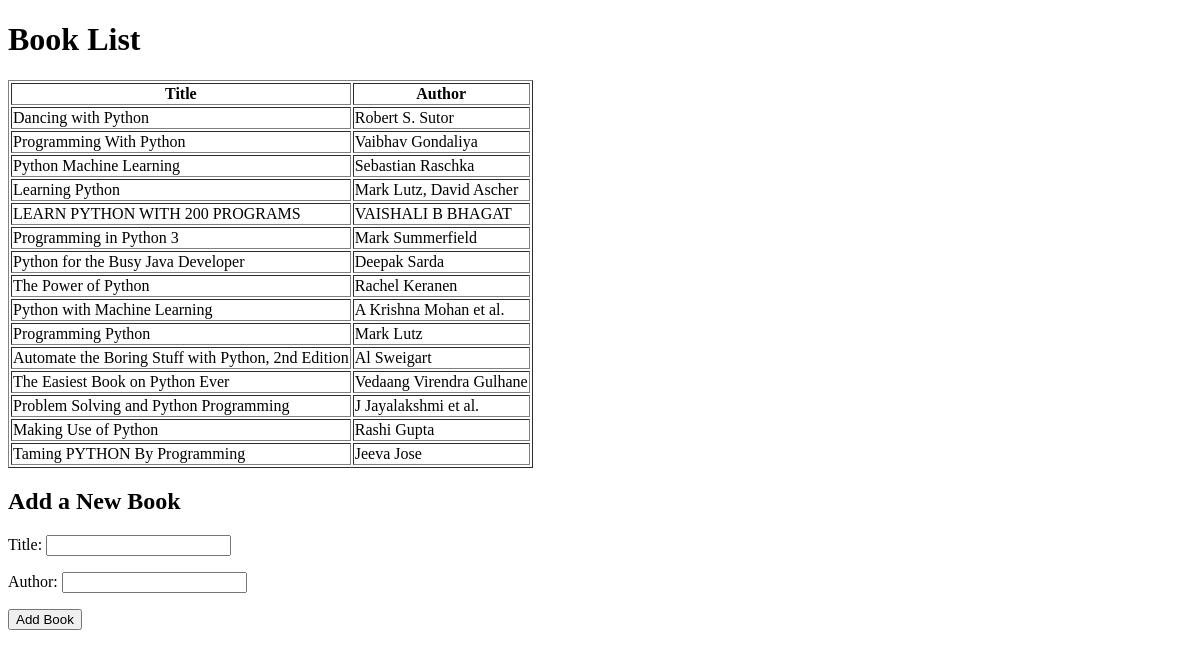
/books/, run on an earlier commit of the app's database.
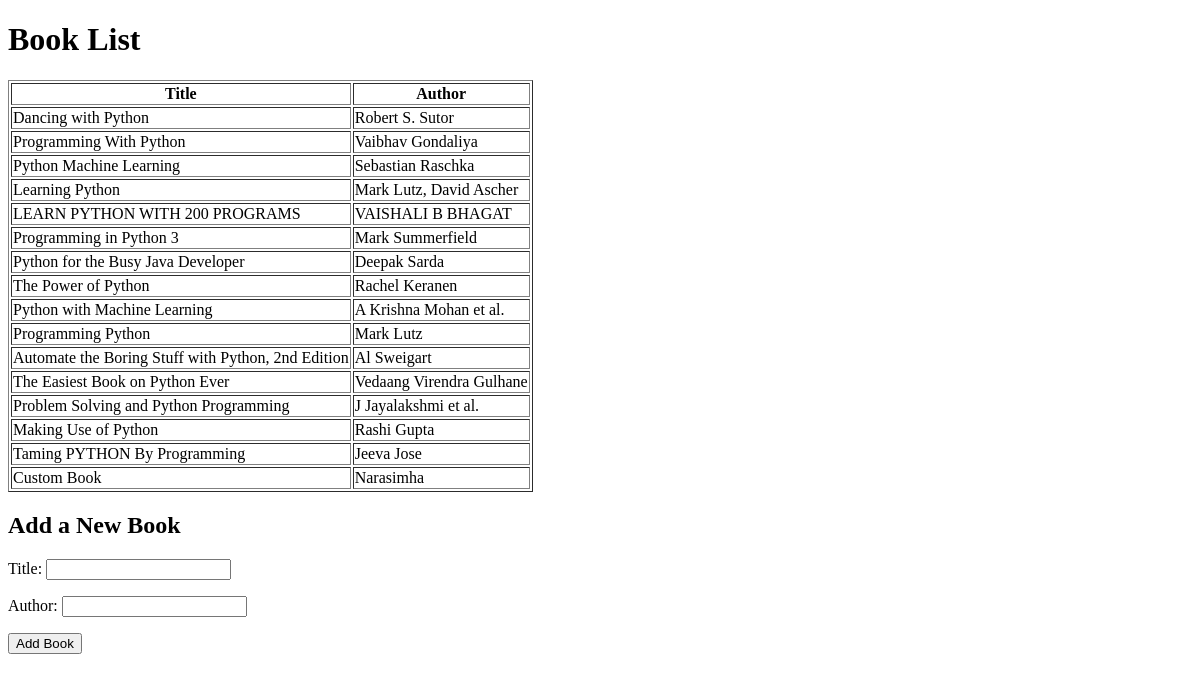
And on a later commit of the database.
### books/models.py (models this page shows, shortened)
class Book(models.Model):
    title = models.CharField(max_length=100)
    author = models.CharField(max_length=100)

### books/views.py (the view, shortened to what this page needs)
# urls.py: path('books/', book_list, name='book-list'),
@csrf_exempt
def book_list(request):
    books = Book.objects.all()
    form = BookForm()
    return render(request, 'books_list.html', {'books': books, 'form': form})

### books/forms.py
class BookForm(forms.ModelForm):
    class Meta:
        model = Book
        fields = ['title', 'author']

### books/templates/books_list.html (shortened to what this page needs)
<!DOCTYPE html>
<html lang="en">
<head>
</head>
<body>
    <h1>Book List</h1>
    <table border="1">
        <thead>
            <tr>
                <th>Title</th>
                <th>Author</th>
            </tr>
        </thead>
        <tbody>
            {% for book in books %}
                <tr>
                    <td>{{ book.title }}</td>
                    <td>{{ book.author }}</td>
                </tr>
            {% endfor %}
        </tbody>
    </table>
    <h2>Add a New Book</h2>
    <form method="post" action="{% url 'book-list' %}">
        {{ form.as_p }}
        <button type="submit">Add Book</button>
    </form>
</body>
</html>

What changed in the data, as far as the page shows it:
added Book: title "Custom Book", author "Narasimha"
